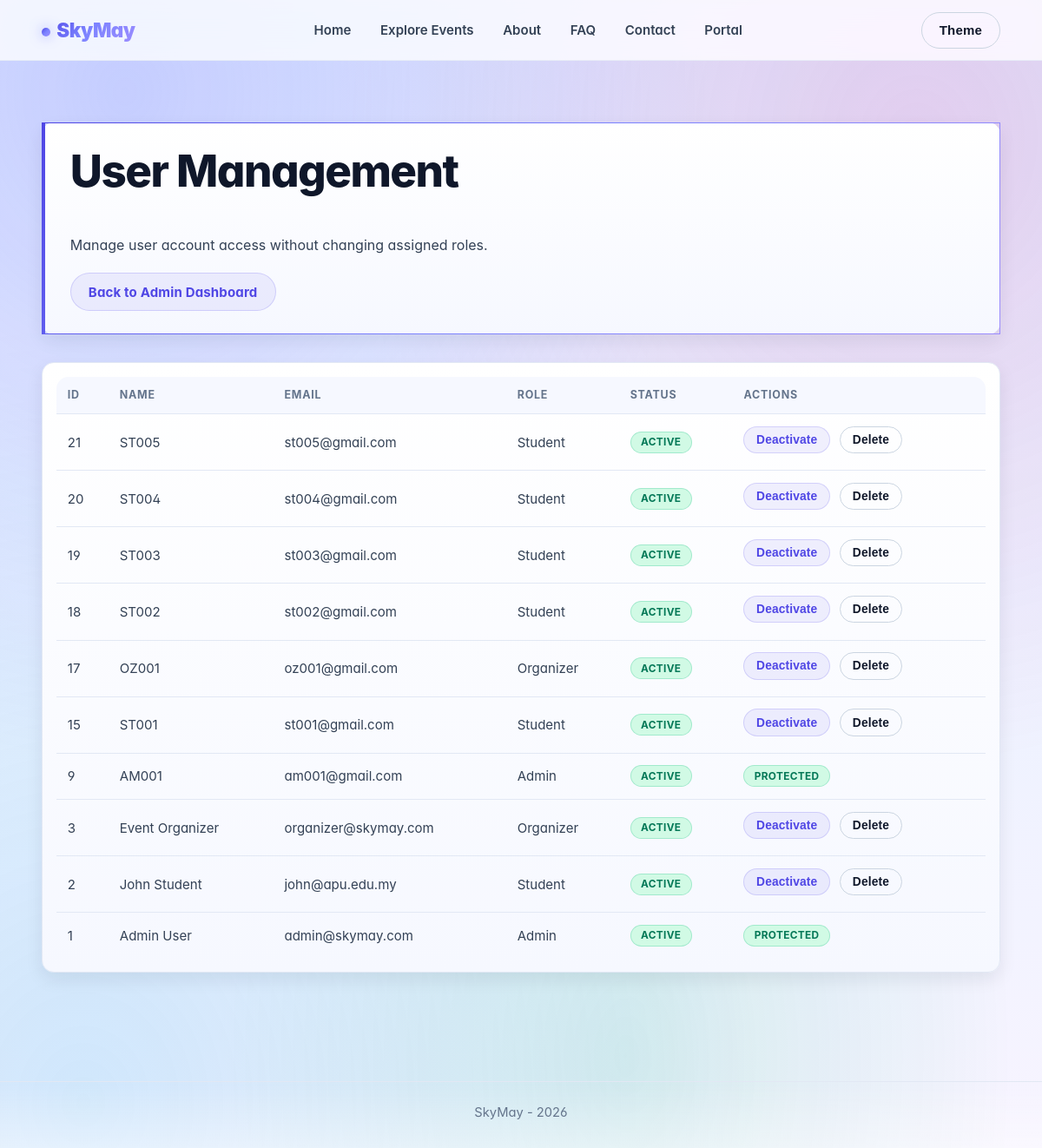
The page /manage_users.php (signed in) on the database its author committed.
### tables this page shows
CREATE TABLE IF NOT EXISTS `users` (
  `user_id` int NOT NULL AUTO_INCREMENT,
  `fullname` varchar(100) NOT NULL,
  `email` varchar(100) NOT NULL,
  `password` varchar(255) NOT NULL,
  `role` enum('Student','Organizer','Admin') DEFAULT 'Student',
  `status` varchar(20) NOT NULL DEFAULT 'active',
  `created_at` timestamp NULL DEFAULT CURRENT_TIMESTAMP,
  PRIMARY KEY (`user_id`),
  UNIQUE KEY `email` (`email`)
);

### includes/user_support.php (called while the page is built, shortened)
<?php
function normalizeUserStatus(?string $status): string
{
  return strtolower(trim((string)$status)) === 'inactive' ? 'inactive' : 'active';
}
?>

### manage_users.php (the view, shortened to what this page needs)
<?php
require_once 'db.php';
require_once __DIR__ . '/includes/user_support.php';
$users = [];
if ($dbConnected) {
  $q = $conn->query('SELECT user_id, fullname, email, role, status FROM users ORDER BY user_id DESC LIMIT 50');
  if ($q) {
    while ($row = $q->fetch_assoc()) {
      $users[] = $row;
    }
  }
}
include 'includes/header.php';
?>
<main class="container section">
  <section class="card page-hero reveal">
    <h1>User Management</h1>
    <p>Manage user account access without changing assigned roles.</p>
    <div class="hero-actions">
      <a class="btn btn-secondary" href="admin.php">Back to Admin Dashboard</a>
    </div>
  </section>
  <section class="card reveal table-card">
    <?php if (count($users) === 0): ?>
      <p>No users found.</p>
    <?php else: ?>
      <div class="table-wrap">
        <table class="data-table">
          <thead>
            <tr>
              <th>ID</th>
              <th>Name</th>
              <th>Email</th>
              <th>Role</th>
              <th>Status</th>
              <th>Actions</th>
            </tr>
          </thead>
          <tbody>
            <?php foreach ($users as $user): ?>
              <?php
                $role = strtolower($user['role'] ?? '');
                $status = normalizeUserStatus($user['status'] ?? 'active');
              ?>
              <tr>
                <td><?php echo (int)$user['user_id']; ?></td>
                <td><?php echo htmlspecialchars($user['fullname'] ?? ''); ?></td>
                <td><?php echo htmlspecialchars($user['email'] ?? ''); ?></td>
                <td><?php echo htmlspecialchars($user['role'] ?? ''); ?></td>
                <td><span class="badge <?php echo $status === 'inactive' ? 'badge-error' : ''; ?>"><?php echo ucfirst($status); ?></span></td>
                <td class="table-actions">
                  <?php if ($role !== 'admin'): ?>
                    <form method="post" class="inline-form">
                      <button class="btn btn-secondary" type="submit"><?php echo $status === 'inactive' ? 'Activate' : 'Deactivate'; ?></button>
                    </form>
                    <form method="post" class="inline-form" onsubmit="return confirm('Delete this user?');">
                      <button class="btn btn-ghost" type="submit">Delete</button>
                    </form>
                  <?php else: ?>
                    <span class="badge">Protected</span>
                  <?php endif; ?>
                </td>
              </tr>
            <?php endforeach; ?>
          </tbody>
        </table>
      </div>
    <?php endif; ?>
  </section>
</main>
<?php include 'includes/footer.php'; ?>

### rows shown on the page
users: user_id "21", fullname "ST005", email "st005@gmail.com", role "Student", status "ACTIVE", shows "Deactivate"
users: user_id "20", fullname "ST004", email "st004@gmail.com", role "Student", status "ACTIVE", shows "Deactivate"
users: user_id "19", fullname "ST003", email "st003@gmail.com", role "Student", status "ACTIVE", shows "Deactivate"
users: user_id "18", fullname "ST002", email "st002@gmail.com", role "Student", status "ACTIVE", shows "Deactivate"
users: user_id "17", fullname "OZ001", email "oz001@gmail.com", role "Organizer", status "ACTIVE", shows "Deactivate"
users: user_id "15", fullname "ST001", email "st001@gmail.com", role "Student", status "ACTIVE", shows "Deactivate"
users: user_id "9", fullname "AM001", email "am001@gmail.com", role "Admin", status "ACTIVE", shows "PROTECTED"
users: user_id "3", fullname "Event Organizer", email "organizer@skymay.com", role "Organizer", status "ACTIVE", shows "Deactivate"
users: user_id "2", fullname "John Student", email "john@apu.edu.my", role "Student", status "ACTIVE", shows "Deactivate"
users: user_id "1", fullname "Admin User", email "admin@skymay.com", role "Admin", status "ACTIVE", shows "PROTECTED"
